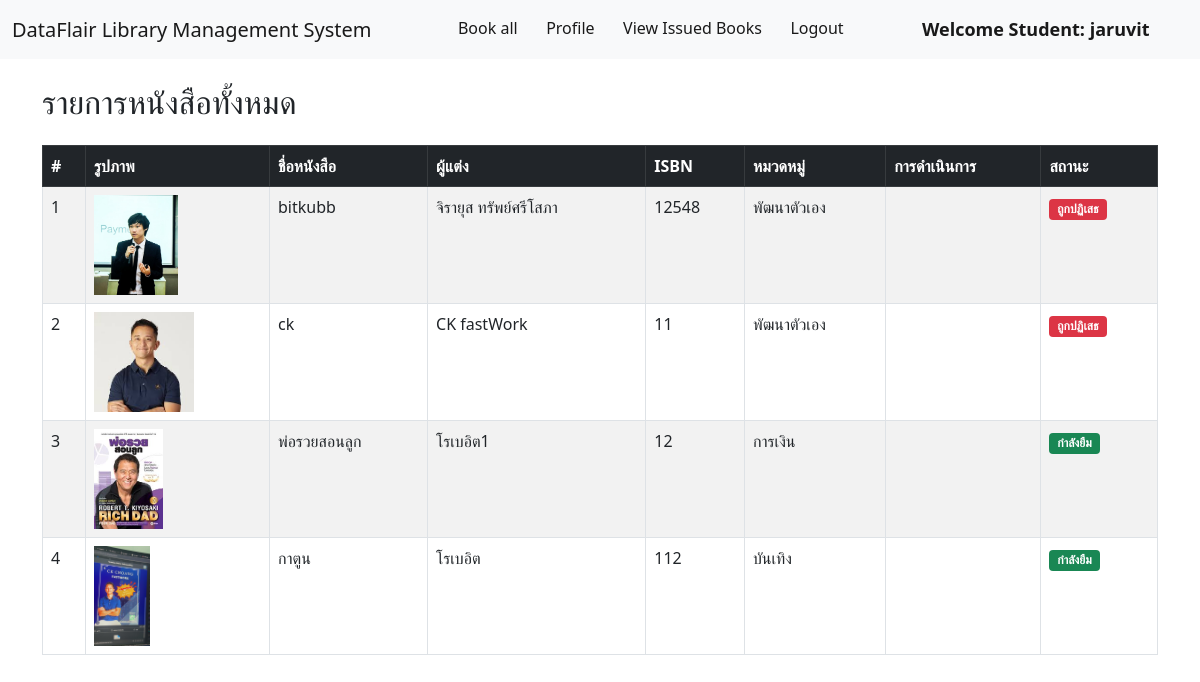
The app's page /books/ (signed in) with its own data.
### LibraryAPP/models.py (models this page shows, shortened)
class Book(models.Model):
    name = models.CharField(max_length=200)
    author = models.CharField(max_length=200)
    isbn = models.PositiveIntegerField()
    category = models.CharField(max_length=50)
    image = models.ImageField(upload_to="", blank=True)

### LibraryAPP/views.py (the view)
# urls.py: path("books/", views.book_list, name="book_list"),
@login_required(login_url='/student_login')
def book_list(request):
    books = Book.objects.all()
    try:
        student = Student.objects.get(user=request.user)
    except Student.DoesNotExist:
        return render(request, "error_student_not_found.html")
    issued_items = IssuedBook.objects.filter(student=student).values('book_id', 'status')
    book_status_map = {}
    for item in issued_items:
        book_status_map[item['book_id']] = item['status']
    books_with_status = []
    for book in books:
        status = book_status_map.get(book.id, "can_request")
        books_with_status.append({
            'book': book,
            'status': status
        })
    return render(request, "bookAll.html", {"books_with_status": books_with_status})

### LibraryAPP/templates/bookAll.html (shortened to what this page needs)
{% extends 'student_navbar.html' %}
{% load static %}
{% block body %}
<div class="container mt-4">
    <h2 class="mb-4">รายการหนังสือทั้งหมด</h2>
    <table class="table table-bordered table-striped">
        <thead class="table-dark">
            <tr>
                <th>#</th>
                <th>รูปภาพ</th>
                <th>ชื่อหนังสือ</th>
                <th>ผู้แต่ง</th>
                <th>ISBN</th>
                <th>หมวดหมู่</th>
                <th>การดำเนินการ</th>
                <th>สถานะ</th>
            </tr>
        </thead>
        <tbody>
            {% for item in books_with_status %}
            <tr>
                <td>{{ forloop.counter }}</td>
                <td>
                    {% if item.book.image %}
                        <img src="{{ item.book.image.url }}" alt="{{ item.book.name }}" style="height: 100px;">
                    {% else %}
                        ไม่มีรูป
                    {% endif %}
                </td>
                <td>{{ item.book.name }}</td>
                <td>{{ item.book.author }}</td>
                <td>{{ item.book.isbn }}</td>
                <td>{{ item.book.category }}</td>
                <td>
                </td>
                <td>
                    {% if item.status == "pending" %}
                        <span class="badge bg-warning text-dark">รอการอนุมัติ</span>
                    {% elif item.status == "approved" %}
                        <span class="badge bg-success">กำลังยืม</span>
                    {% elif item.status == "rejected" %}
                        <span class="badge bg-danger">ถูกปฏิเสธ</span>
                    {% endif %}
                </td>
            </tr>
            {% empty %}
            <tr>
                <td colspan="7" class="text-center">ไม่มีหนังสือในระบบ</td>
            </tr>
            {% endfor %}
        </tbody>
    </table>
</div>
{% endblock %}

### LibraryAPP/templates/student_navbar.html (shortened to what this page needs)
<!doctype html>
<html lang="en">
  <head>
    <link href="https://cdn.jsdelivr.net/npm/bootstrap@5.1.0/dist/css/bootstrap.min.css" rel="stylesheet">
    <link rel="stylesheet" href="https://cdn.datatables.net/1.10.25/css/jquery.dataTables.min.css">
    <link rel="stylesheet" href="https://cdn.datatables.net/buttons/1.7.1/css/buttons.dataTables.min.css">
  </head>
  <body>
    <nav class="navbar navbar-expand-lg navbar-light bg-light sticky-top">
        <div class="container-fluid">
          <a class="navbar-brand" href="#">DataFlair Library Management System</a>
          <div class="collapse navbar-collapse" id="navbarSupportedContent">
            <ul class="navbar-nav me-auto mb-2 mb-lg-0">
              <li>
                <a class="nav-link active" aria-current="page" href="/books">Book all</a>
              </li>
              <li class="nav-item">
                <a class="nav-link active" aria-current="page" href="/profile/">Profile</a>
              </li>
              <li class="nav-item">
                <a class="nav-link active" aria-current="page" href="/student_issued_books/">View Issued Books</a>
              </li>
              <li class="nav-item">
                <a class="nav-link active" aria-current="page" href="/logout/">Logout</a>
              </li>
              <li class="nav-item">
                <a style="font-weight:600; font-family:'Segoe UI', Tahoma, Geneva, Verdana, sans-serif; font-size: large;" class="nav-link active" href="#">Welcome Student: {{request.user}}</a>
              </li>
            </ul>
          </div>
        </div>
      </nav>
      {% block body %}
      {% endblock %}
  </body>
</html>

### records on screen
Book: book.image (picture), book.name "bitkubb", book.author "จิรายุส ทรัพย์ศรีโสภา", book.isbn "12548", book.category "พัฒนาตัวเอง", shows "ถูกปฏิเสธ"
Book: book.image (picture), book.name "ck", book.author "CK fastWork", book.isbn "11", book.category "พัฒนาตัวเอง", shows "ถูกปฏิเสธ"
Book: book.image (picture), book.name "พ่อรวยสอนลูก", book.author "โรเบอิต1", book.isbn "12", book.category "การเงิน", shows "กำลังยืม"
Book: book.image (picture), book.name "กาตูน", book.author "โรเบอิต", book.isbn "112", book.category "บันเทิง", shows "กำลังยืม"

### other values on screen
{{ request.user }} "jaruvit"
